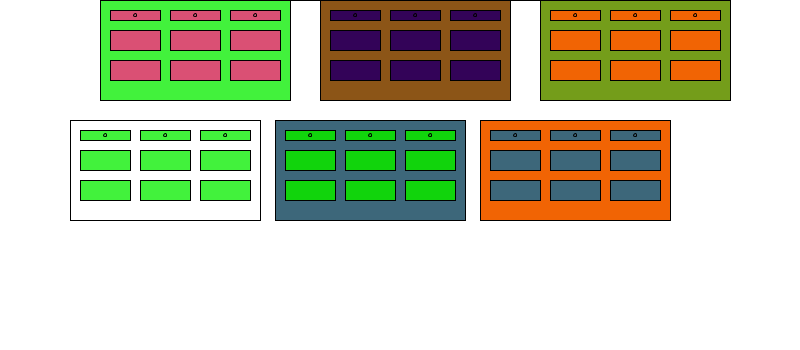
Frame 1 (no input)
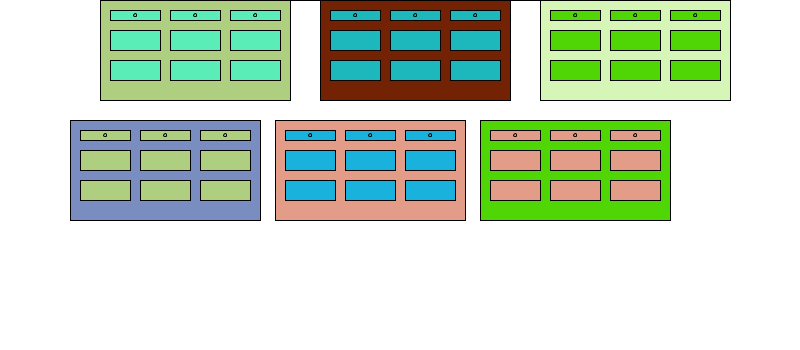
Frame 60 (the mouse pressed at the canvas centre just before this capture)
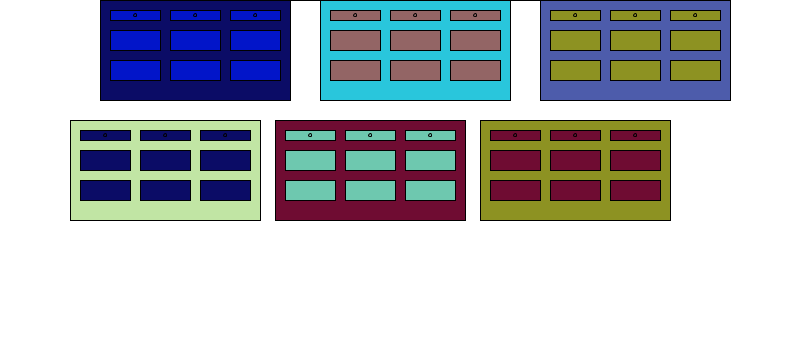
Frame 120 (the mouse held since frame 60 and released just before this capture)

The Processing sketch that drew these frames (run headless with seeded random() and noise(); from frame 60 on, the mouse is pressed at the canvas centre):

// Processing sketch: processing_116366
// ── processing_116366.pde

float r; 
 
void setup() {
  size(800, 350);
  smooth();
  r=random(0, 255);
}
 
void draw() {
  background(255);
 
  dresser(70, 120, 30);
  dresser(100, 0, 100);
  dresser(250, -100, 50);
  dresser(320, 0, 60);
  dresser(460, -100, 40);
  dresser(540, 0, 80);
  dresser(480, 120, 40);
  dresser(275, 120, 50);
   
 
}
 
void dresser(float x, float y, float c) {
  pushMatrix();
  translate(x, y);
//dresser
  beginShape();
  rect(0, 0, 190, 100);
  fill(random(255), random (255), random (255));
  rect(10,10, 50,10);
  ellipse(35,15,3,3);
  rect(10,30, 50,20);
  rect(10,60, 50,20);
  rect(70,10, 50,10);
  ellipse(95,15,3,3);
  rect(70,30, 50,20);
  rect(70,60, 50,20);
  rect(130,10, 50,10);
  ellipse(155,15,3,3);
  rect(130,30, 50,20);
  rect(130,60, 50,20);
  popMatrix();
}
